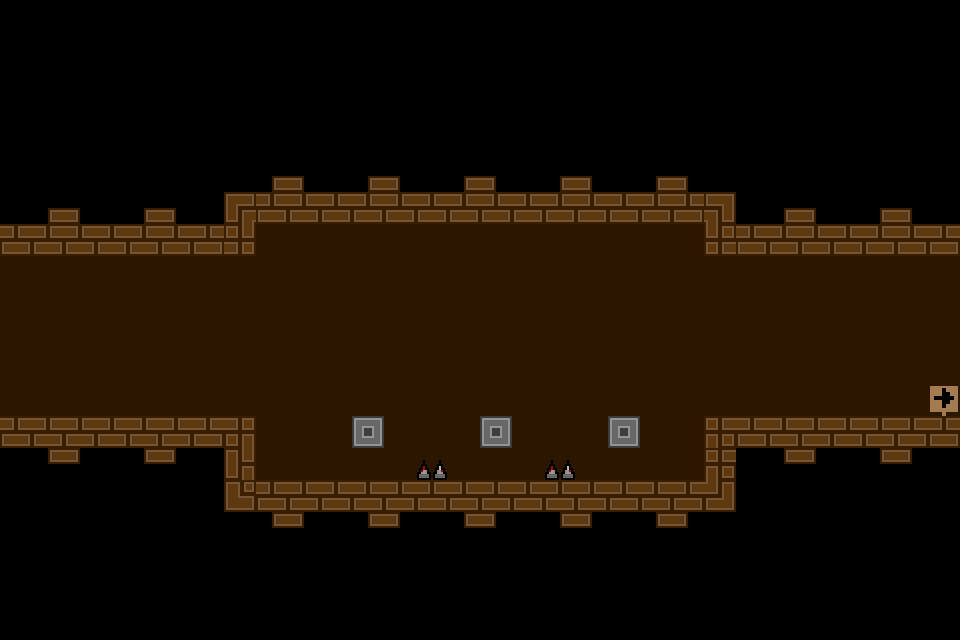

Rendered tile map (Tiled .tmx) drawn with the repository's tilesets; below, a short description and the full map source, tile grids included:
An orthogonal 30x20 tile map with 32x32 px tiles, 2 tile layers (GroundLayer, TrapLayer) and 13 objects (Player).

<map version="1.0" tiledversion="1.0.3" orientation="orthogonal" renderorder="right-down" width="30" height="20" tilewidth="32" tileheight="32" nextobjectid="22">
 <tileset firstgid="1" source="tileset.tsx" />
 <layer name="GroundLayer" width="30" height="20">
  <data encoding="csv">
69,69,69,69,69,69,69,69,69,69,69,69,69,69,69,69,69,69,69,69,69,69,69,69,69,69,69,69,69,69,
69,69,69,69,69,69,69,69,69,69,69,69,69,69,69,69,69,69,69,69,69,69,69,69,69,69,69,69,69,69,
69,69,69,69,69,69,69,69,69,69,69,69,69,69,69,69,69,69,69,69,69,69,69,69,69,69,69,69,69,69,
69,69,69,69,69,69,69,69,69,69,69,69,69,69,69,69,69,69,69,69,69,69,69,69,69,69,69,69,69,69,
69,69,69,69,69,69,69,69,69,69,69,69,69,69,69,69,69,69,69,69,69,69,69,69,69,69,69,69,69,69,
69,69,69,69,69,69,69,69,156,157,69,156,157,69,156,157,69,156,157,69,156,157,69,69,69,69,69,69,69,69,
69,156,157,69,156,157,69,164,153,153,153,153,153,153,153,153,153,153,153,153,153,153,165,69,156,157,69,156,157,69,
153,153,153,153,153,153,153,171,248,248,248,248,248,248,248,248,248,248,248,248,248,248,168,153,153,153,153,153,153,153,
248,248,248,248,248,248,248,248,248,248,248,248,248,248,248,248,248,248,248,248,248,248,248,248,248,248,248,248,248,248,
248,248,248,248,248,248,248,248,248,248,248,248,248,248,248,248,248,248,248,248,248,248,248,248,248,248,248,248,248,248,
248,248,248,248,248,248,248,248,248,248,248,248,248,248,248,248,248,248,248,248,248,248,248,248,248,248,248,248,248,248,
248,248,248,248,248,248,248,248,248,248,248,248,248,248,248,248,248,248,248,248,248,248,248,248,248,248,248,248,248,248,
248,248,248,248,248,248,248,248,248,248,248,248,248,248,248,248,248,248,248,248,248,248,248,248,248,248,248,248,248,248,
153,153,153,153,153,153,153,170,248,248,248,59,248,248,248,59,248,248,248,59,248,248,169,153,153,153,153,153,153,153,
69,162,163,69,162,163,69,150,248,248,248,248,248,248,248,248,248,248,248,248,248,248,169,69,162,163,69,162,163,69,
69,69,69,69,69,69,69,180,153,153,153,153,153,153,153,153,153,153,153,153,153,153,166,69,69,69,69,69,69,69,
69,69,69,69,69,69,69,69,162,163,69,162,163,69,162,163,69,162,163,69,162,163,69,69,69,69,69,69,69,69,
69,69,69,69,69,69,69,69,69,69,69,69,69,69,69,69,69,69,69,69,69,69,69,69,69,69,69,69,69,69,
69,69,69,69,69,69,69,69,69,69,69,69,69,69,69,69,69,69,69,69,69,69,69,69,69,69,69,69,69,69,
69,69,69,69,69,69,69,69,69,69,69,69,69,69,69,69,69,69,69,69,69,69,69,69,69,69,69,69,69,69
</data>
 </layer>
 <objectgroup name="PlayerObject">
  <object id="15" name="Player" x="61" y="386" width="24" height="28" />
 </objectgroup>
 <objectgroup name="NextLevelObject">
  <object id="14" x="948.5" y="265.334" width="7" height="153.333">
   <properties>
    <property name="NextMapName" value="Maps/Level9.tmx" />
   </properties>
  </object>
 </objectgroup>
 <objectgroup name="GroundObject">
  <object id="4" x="352" y="417" width="32" height="31" />
  <object id="5" x="480" y="416" width="33" height="32" />
  <object id="6" x="609" y="417" width="32" height="31" />
  <object id="16" x="0" y="415" width="253" height="229" />
  <object id="17" x="256" y="485" width="447" height="162" />
  <object id="18" x="705" y="417" width="257" height="220" />
  <object id="19" x="4" y="227" width="249" height="28" />
  <object id="20" x="226" y="193" width="510" height="26" />
  <object id="21" x="710" y="227" width="252" height="25" />
 </objectgroup>
 <layer name="TrapLayer" width="30" height="20">
  <data encoding="csv">
0,0,0,0,0,0,0,0,0,0,0,0,0,0,0,0,0,0,0,0,0,0,0,0,0,0,0,0,0,0,
0,0,0,0,0,0,0,0,0,0,0,0,0,0,0,0,0,0,0,0,0,0,0,0,0,0,0,0,0,0,
0,0,0,0,0,0,0,0,0,0,0,0,0,0,0,0,0,0,0,0,0,0,0,0,0,0,0,0,0,0,
0,0,0,0,0,0,0,0,0,0,0,0,0,0,0,0,0,0,0,0,0,0,0,0,0,0,0,0,0,0,
0,0,0,0,0,0,0,0,0,0,0,0,0,0,0,0,0,0,0,0,0,0,0,0,0,0,0,0,0,0,
0,0,0,0,0,0,0,0,0,0,0,0,0,0,0,0,0,0,0,0,0,0,0,0,0,0,0,0,0,0,
0,0,0,0,0,0,0,0,0,0,0,0,0,0,0,0,0,0,0,0,0,0,0,0,0,0,0,0,0,0,
0,0,0,0,0,0,0,0,0,0,0,0,0,0,0,0,0,0,0,0,0,0,0,0,0,0,0,0,0,0,
0,0,0,0,0,0,0,0,0,0,0,0,0,0,0,0,0,0,0,0,0,0,0,0,0,0,0,0,0,0,
0,0,0,0,0,0,0,0,0,0,0,0,0,0,0,0,0,0,0,0,0,0,0,0,0,0,0,0,0,0,
0,0,0,0,0,0,0,0,0,0,0,0,0,0,0,0,0,0,0,0,0,0,0,0,0,0,0,0,0,0,
0,0,0,0,0,0,0,0,0,0,0,0,0,0,0,0,0,0,0,0,0,0,0,0,0,0,0,0,0,0,
0,0,0,0,0,0,0,0,0,0,0,0,0,0,0,0,0,0,0,0,0,0,0,0,0,0,0,0,0,36,
0,0,0,0,0,0,0,0,0,0,0,0,0,0,0,0,0,0,0,0,0,0,0,0,0,0,0,0,0,0,
0,0,0,0,0,0,0,0,0,0,0,0,0,229,0,0,0,229,0,0,0,0,0,0,0,0,0,0,0,0,
0,0,0,0,0,0,0,0,0,0,0,0,0,0,0,0,0,0,0,0,0,0,0,0,0,0,0,0,0,0,
0,0,0,0,0,0,0,0,0,0,0,0,0,0,0,0,0,0,0,0,0,0,0,0,0,0,0,0,0,0,
0,0,0,0,0,0,0,0,0,0,0,0,0,0,0,0,0,0,0,0,0,0,0,0,0,0,0,0,0,0,
0,0,0,0,0,0,0,0,0,0,0,0,0,0,0,0,0,0,0,0,0,0,0,0,0,0,0,0,0,0,
0,0,0,0,0,0,0,0,0,0,0,0,0,0,0,0,0,0,0,0,0,0,0,0,0,0,0,0,0,0
</data>
 </layer>
 <objectgroup name="TrapObject">
  <object id="11" x="415" y="452" width="29" height="24" />
  <object id="12" x="545" y="451" width="28" height="24" />
 </objectgroup>
</map>
